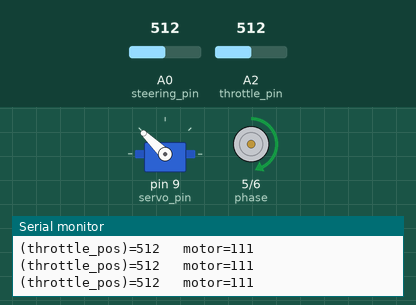
Recording of a sketch running on a simulated Arduino Uno, built with avr-gcc and run on an emulated ATmega328P. Parts: servo, direction and speed pins drawn as motors (green arrow = direction pin HIGH = forward, orange = LOW = backward, longer = more drive), the last lines printed to the serial monitor. The inputs (shaded band) are chosen by the test bench; at power-on: A2 (throttle_pin) = 512, A0 (steering_pin) = 512.

Above: at 1.2 s.
1.3 s: A2 (throttle_pin) set to 485
At 2.7 s:
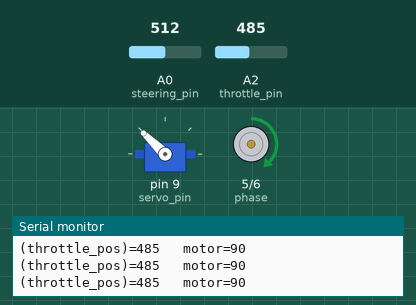
4.3 s: A0 (steering_pin) set to 685
At 5.0 s:
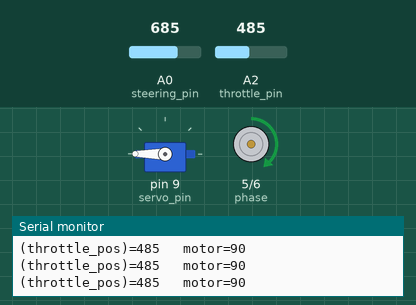
5.8 s: A2 (throttle_pin) set to 685
At 6.7 s:
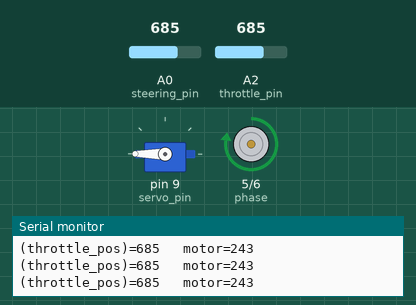
7.3 s: A2 (throttle_pin) set to 306
At 7.7 s:
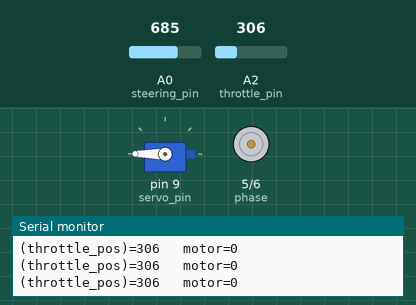
8.8 s: A0 (steering_pin) set to 665
At 9.9 s:
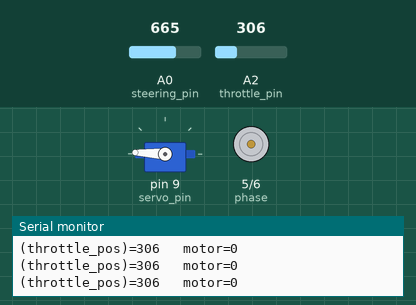
10.3 s: A2 (throttle_pin) set to 1023
At 11.1 s:
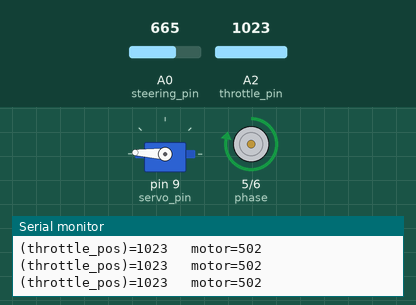
Timing chart, 0 to 12.8 s (numbered marks = the images above; inputs shaded):
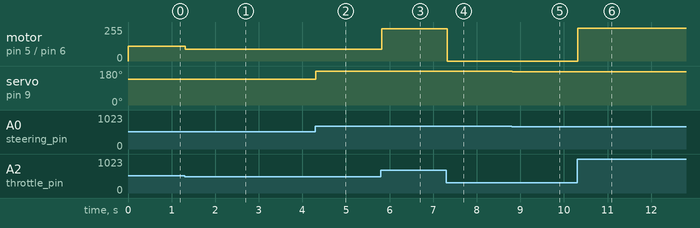

The sketch:

motor_driver.ino
```cpp
#include <Servo.h>
#define BAUDRATE 9600

// Motor Driver variables
#define enable 6
#define phase 5
#define FORWARD HIGH
#define BACKWARD LOW

//Challenge: Motor Drive with thumbstick
//Challenge2: + servo with steering thumbstick
//Arduino A2 connected to X of throttle
//establish neutral zone to be 336 +/- 10
#define throttle_pin A2
#define servo_pin 9
#define steering_pin A0
int steering_neutral=337;
int steering_min=0;
int steering_max=675;
int steering_pos;
int servo_pos=90;

int throttle_neutral = 337;
int throttle_min = 0;
int throttle_max = 700;
int throttle_pos;
int throttle_forward = 367;
int throttle_reverse = 307;
int motor;

Servo servo;

void setup() {
  // Start Serial Monitor for feedback
  Serial.begin(BAUDRATE);

  // Set phase (digital) pin as an output
  pinMode(phase, OUTPUT);

  // Set initial condition for motor driver
  digitalWrite(phase, FORWARD);
  analogWrite(enable, 0);

  // Attach servo pin to Servo object
  servo.attach(servo_pin);
}

void loop() {
  throttle_pos = analogRead(throttle_pin);

  if (throttle_pos >= throttle_forward) {
    digitalWrite(phase, FORWARD);
    motor = map(throttle_pos, throttle_forward, throttle_max, 0, 255);
    analogWrite(enable, motor);
  }

  else if (throttle_pos <= throttle_reverse) {
    digitalWrite(phase, BACKWARD);
    motor = map(throttle_pos, throttle_reverse, throttle_min, 0, 255);
    analogWrite(enable, motor);
  }

else {
  //if (throttle_pos <= throttle_forward && throttle_pos >= throttle_reverse) {
    motor = 0;
    analogWrite(enable,motor);
  }

 steering_pos = analogRead(steering_pin);
 servo_pos = steering_pos/3.75;
 servo.write(servo_pos);

  Serial.print("(throttle_pos)=");
  Serial.print(throttle_pos);
  Serial.print("   motor=");
  Serial.println(motor);

  delay(10);
   }
```

Measured:
- after the input at 1.3 s, motor on pin 5 (phase) / pin 6 (enable): forward 111/255 → forward 90/255 at once
- after the input at 4.3 s, servo on pin 9 (servo_pin): 136° → 180° at once
- after the input at 5.8 s, motor on pin 5 (phase) / pin 6 (enable): forward 90/255 → forward 243/255 at once
- after the input at 7.3 s, motor on pin 5 (phase) / pin 6 (enable): forward 243/255 → stopped at once
- after the input at 8.8 s, servo on pin 9 (servo_pin): 180° → 177° at once
- after the input at 10.3 s, motor on pin 5 (phase) / pin 6 (enable): stopped → forward 246/255 at once
